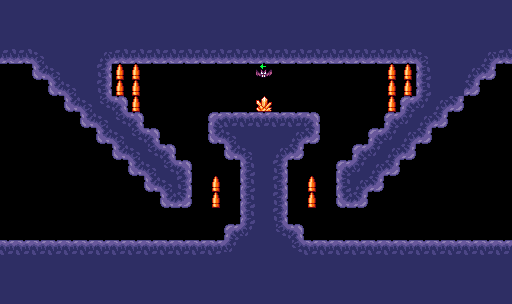

Rendered tile map (Tiled .tmx) drawn with the repository's tilesets; below, a short description and the full map source, tile grids included:
An orthogonal 32x19 tile map with 16x16 px tiles, 1 tile layer (Tilelaag 1).

<map version="1.5" tiledversion="1.7.2" orientation="orthogonal" renderorder="right-down" width="32" height="19" tilewidth="16" tileheight="16" infinite="0" nextlayerid="2" nextobjectid="1">
 <tileset firstgid="1" source="tilemap.tsx" />
 <layer id="1" name="Tilelaag 1" width="32" height="19">
  <data encoding="csv">
18,18,18,18,18,18,18,18,18,18,18,18,18,18,18,18,18,18,18,18,18,18,18,18,18,18,18,18,18,18,18,18,
18,18,18,18,18,18,18,18,18,18,18,18,18,18,18,18,18,18,18,18,18,18,18,18,18,18,18,18,18,18,18,18,
18,18,18,18,18,18,18,18,18,18,18,18,18,18,18,18,18,18,18,18,18,18,18,18,18,18,18,18,18,18,18,18,
34,34,5,18,18,18,4,34,34,34,34,34,34,34,34,34,34,34,34,34,34,34,34,34,34,34,5,18,18,18,4,34,
0,0,33,5,18,18,19,37,37,0,0,0,0,0,0,0,23,0,0,0,0,0,0,0,37,37,17,18,18,4,35,0,
0,0,0,33,5,18,19,37,37,0,0,0,0,0,0,0,0,0,0,0,0,0,0,0,37,37,17,18,18,35,0,0,
0,0,0,0,33,5,20,3,37,0,0,0,0,0,0,0,36,0,0,0,0,0,0,0,37,1,21,4,35,0,0,0,
0,0,0,0,0,33,5,20,3,0,0,0,0,1,2,2,2,2,2,3,0,0,0,0,1,21,4,35,0,0,0,0,
0,0,0,0,0,0,33,5,20,3,0,0,0,33,5,18,18,18,4,35,0,0,0,1,21,4,35,0,0,0,0,0,
0,0,0,0,0,0,0,33,5,20,3,0,0,0,33,5,18,4,35,0,0,0,1,21,4,35,0,0,0,0,0,0,
0,0,0,0,0,0,0,0,33,5,20,3,0,0,0,17,18,19,0,0,0,1,21,4,35,0,0,0,0,0,0,0,
0,0,0,0,0,0,0,0,0,33,5,19,0,37,0,17,18,19,0,37,0,17,4,35,0,0,0,0,0,0,0,0,
0,0,0,0,0,0,0,0,0,0,33,35,0,37,0,17,18,19,0,37,0,33,35,0,0,0,0,0,0,0,0,0,
0,0,0,0,0,0,0,0,0,0,0,0,0,0,0,17,18,19,0,0,0,0,0,0,0,0,0,0,0,0,0,0,
0,0,0,0,0,0,0,0,0,0,0,0,0,0,1,21,18,20,3,0,0,0,0,0,0,0,0,0,0,0,0,0,
2,2,2,2,2,2,2,2,2,2,2,2,2,2,21,18,18,18,20,2,2,2,2,2,2,2,2,2,2,2,2,2,
18,18,18,18,18,18,18,18,18,18,18,18,18,18,18,18,18,18,18,18,18,18,18,18,18,18,18,18,18,18,18,18,
18,18,18,18,18,18,18,18,18,18,18,18,18,18,18,18,18,18,18,18,18,18,18,18,18,18,18,18,18,18,18,18,
18,18,18,18,18,18,18,18,18,18,18,18,18,18,18,18,18,18,18,18,18,18,18,18,18,18,18,18,18,18,18,18
</data>
 </layer>
</map>
